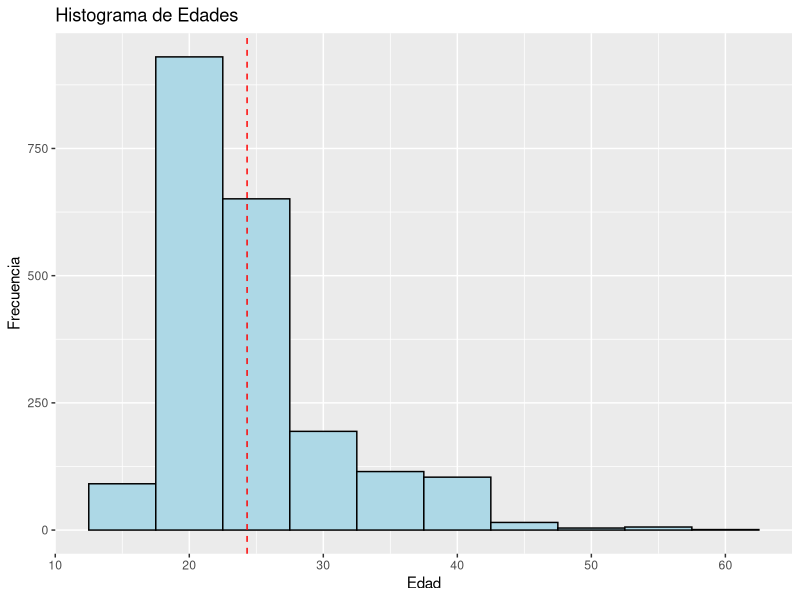
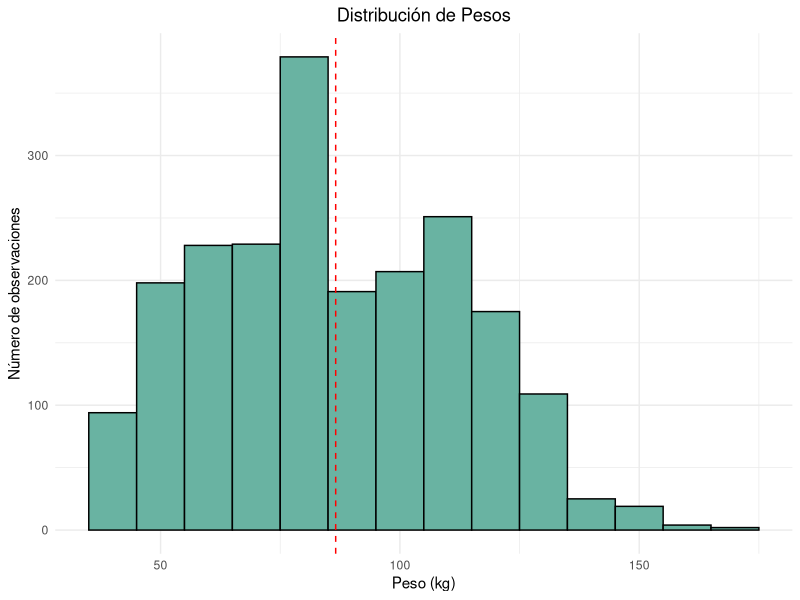
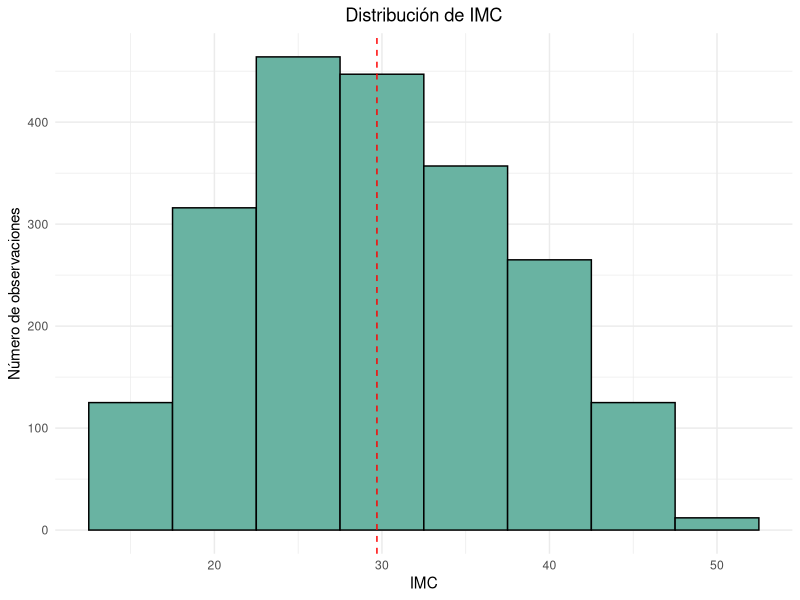
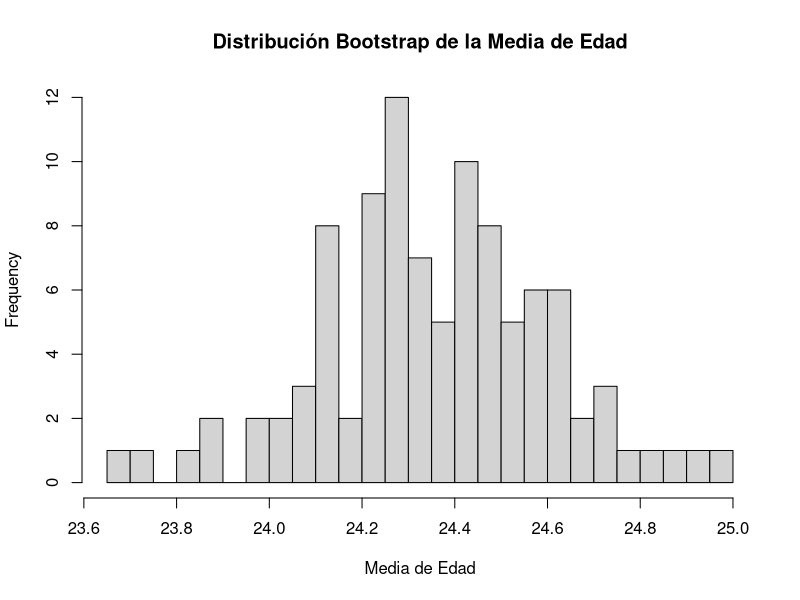
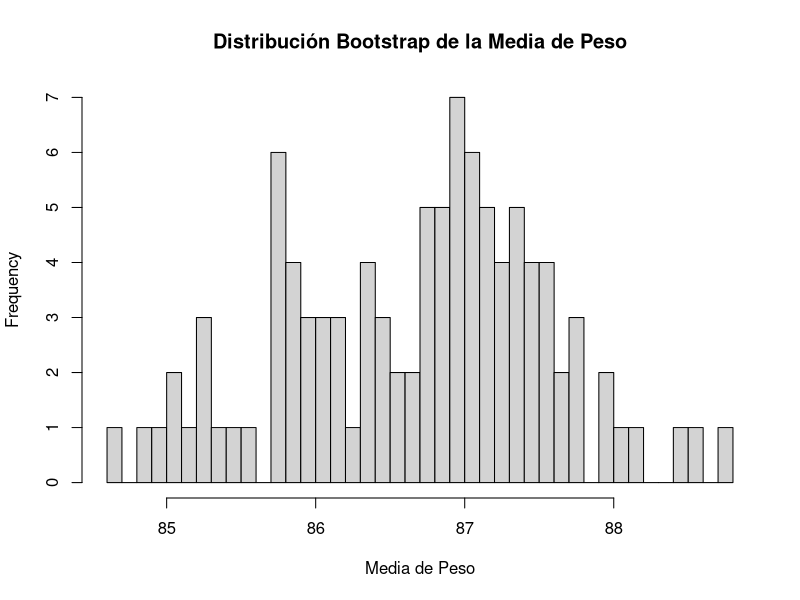
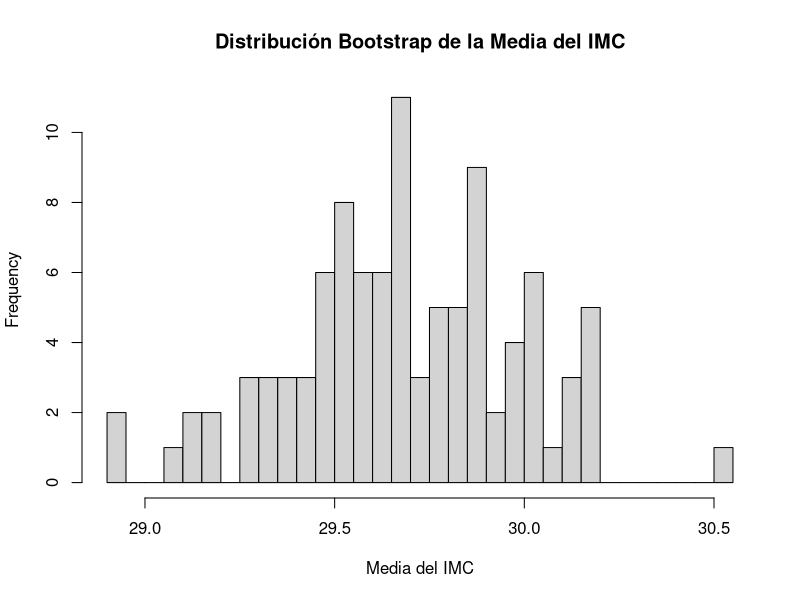
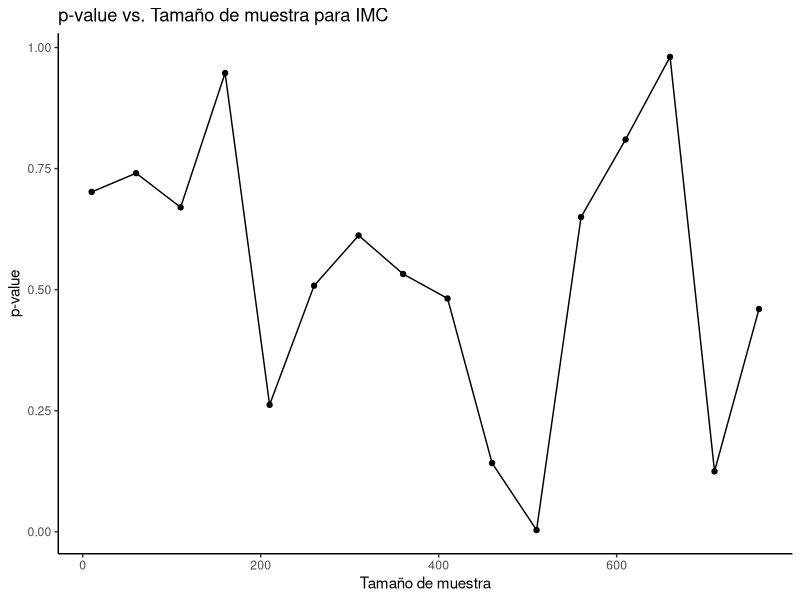
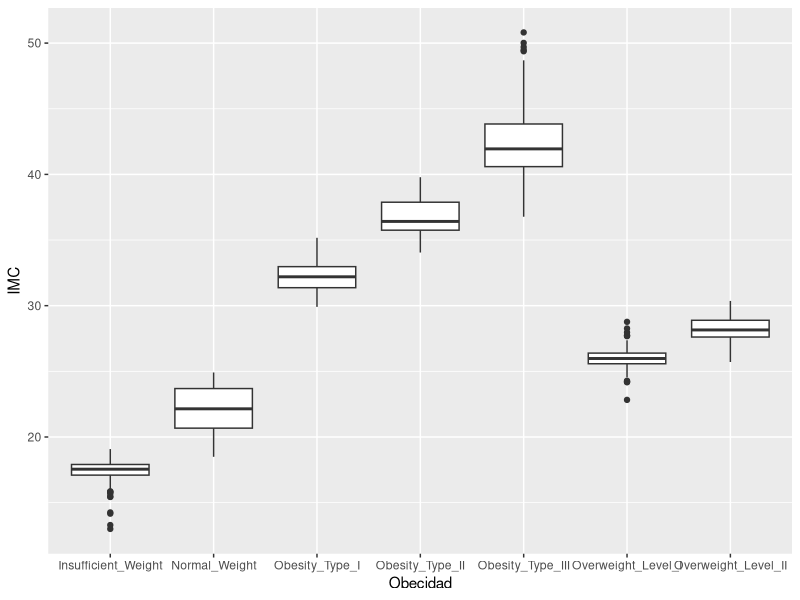

Write the R code that produced these figures, in order.
## ---- chunk 1

#librerias
library(readr)
library(ggplot2)
library(ggpubr)
library(knitr)
library(kableExtra)

## ---- chunk 2

#lectura de los datos
datos <- read_csv("Obesity prediction.csv")
head(datos)

## ---- chunk 3

#graficando la población
ggplot(datos, aes(x = Age)) +
  geom_histogram(binwidth = 5, fill = "lightblue", color = "black") +
  geom_vline(aes(xintercept = mean(Age)), color = "red", linetype = 2) +
  labs(title = "Histograma de Edades", x = "Edad", y = "Frecuencia")

## ---- chunk 4

ggplot(datos, aes(x = Weight)) +
  geom_histogram(binwidth = 10, fill = "#69b3a2", color = "black") +
  geom_vline(aes(xintercept = mean(Weight)), color = "red", linetype = 2) +
  labs(title = "Distribución de Pesos", x = "Peso (kg)", y = "Número de observaciones") +
  theme_minimal() +
  theme(plot.title = element_text(hjust = 0.5))

## ---- chunk 5

ggplot(datos, aes(x = IMC)) +
  geom_histogram(binwidth = 5, fill = "#69b3a2", color = "black") +
  geom_vline(aes(xintercept = mean(IMC)), color = "red", linetype = 2) +
  labs(title = "Distribución de IMC", x = "IMC", y = "Número de observaciones") +
  theme_minimal() +
  theme(plot.title = element_text(hjust = 0.5))

## ---- chunk 6

#Del histograma de IMC parece que la población esta por encima de los valores considerados normales.

# Encontrando la moda de la variable Obesity
moda_obesidad <- names(which.max(table(datos$Obesity)))

## ---- chunk 7

#Estadistica descriptiva

# Media
media_edad_pob <- round(mean(datos$Age), 2)
media_peso_pob <- round(mean(datos$Weight), 2)
media_altura_pob <- round(mean(datos$Height), 2)
media_imc_pob <- round(mean(datos$IMC), 2)

# Mediana
mediana_edad_pob <- round(median(datos$Age), 2)
mediana_peso_pob <- round(median(datos$Weight), 2)
mediana_altura_pob <- round(median(datos$Height), 2)
mediana_imc_pob <- round(median(datos$IMC), 2)

# Moda
moda_edad_pob <- names(which.max(table(datos$Age)))
moda_peso_pob <- names(which.max(table(datos$Weight)))
moda_altura_pob <- names(which.max(table(datos$Height)))
moda_imc_pob <- names(which.max(table(datos$IMC)))
moda_obesidad_pob <- names(which.max(table(datos$Obesity)))

# Desviación estándar
sd_edad_pob <- round(sd(datos$Age), 2)
sd_peso_pob <- round(sd(datos$Weight), 2)
sd_altura_pob <- round(sd(datos$Height), 2)
sd_imc_pob <- round(sd(datos$IMC), 2)


# Mínimo
min_edad_pob <- min(datos$Age)
min_peso_pob <- min(datos$Weight)
min_altura_pob <- min(datos$Height)
min_imc_pob <- min(datos$IMC)

# Máximo
max_edad_pob <- max(datos$Age)
max_peso_pob <- max(datos$Weight)
max_altura_pob <- max(datos$Height)
max_imc_pob <- max(datos$IMC)

# Almacenando la estadistica descriptiva en estadisticas_pob
estadisticas_pob <- data.frame(
  Variable = c("Edad", "Peso", "Altura", "Obesity", "IMC"),
  Media = c(media_edad_pob, media_peso_pob, media_altura_pob, NA, media_imc_pob),
  Mediana = c(mediana_edad_pob, mediana_peso_pob, mediana_altura_pob, NA, mediana_imc_pob),
  Moda = c(moda_edad_pob, moda_peso_pob, moda_altura_pob, moda_obesidad_pob, moda_imc_pob),
  Desviacion_Estandar = c(sd_edad_pob, sd_peso_pob, sd_altura_pob, NA, sd_imc_pob),
  Minimo = c(min_edad_pob, min_peso_pob, min_altura_pob, NA, min_imc_pob),
  Maximo = c(max_edad_pob, max_peso_pob, max_altura_pob, NA, max_imc_pob)
)

# Mostrar la tabla
kable(estadisticas_pob, caption = "Estadísticas Descriptivas") %>%
  kable_styling(bootstrap_options = c("striped", "hover"))

## ---- chunk 8
#MUESTREO

# Tamaño de la muestra
n_muestra <- 800 

# Función para realizar un muestreo bootstrap y calcular la media
bootstrap_media <- function(data, n_muestra) {
  muestra <- sample(data, size = n_muestra, replace = TRUE)
  return(mean(muestra))
}


# Realizar 100 repeticiones del muestreo bootstrap para la edad
media_edad_muestra <- replicate(100, bootstrap_media(datos$Age, n_muestra))

# Realizar 100 repeticiones del muestreo bootstrap para el peso
media_peso_muestra <- replicate(100, bootstrap_media(datos$Weight, n_muestra))

# Realizar 100 repeticiones del muestreo bootstrap para el imc
media_imc_muestra <- replicate(100, bootstrap_media(datos$IMC, n_muestra))

#OBSERVANDO LA MUESTRA

# Histograma de la distribución bootstrap de la media de edad
hist(media_edad_muestra, breaks = 30, main = "Distribución Bootstrap de la Media de Edad", xlab = "Media de Edad")

## ---- chunk 9

# Histograma de la distribución bootstrap de la media de peso
hist(media_peso_muestra, breaks = 30, main = "Distribución Bootstrap de la Media de Peso", xlab = "Media de Peso")

## ---- chunk 10

# Histograma de la distribución bootstrap de la media de imc
hist(media_imc_muestra, breaks = 30, main = "Distribución Bootstrap de la Media del IMC", xlab = "Media del IMC")

## ---- chunk 11

#Analisis de la muestra

#Se realiza la prueba t de la media de la muestra vs la media de toda la población, se espera que el valor de P no sea significativo si el muestreo es adecuado

# Realizar la prueba t
t.test(media_imc_muestra, mu = media_imc_pob)
t.test(media_edad_muestra, mu = media_edad_pob)
t.test(media_peso_muestra, mu = media_peso_pob)
## ---- chunk 12
# Función para realizar pruebas t repetidas para diferentes tamaños de muestra y extraer valores p
p_value_vs_sample_size <- function(data, population_mean, variable, min_size, max_size, step, seed) {
  set.seed(123)
  p_values <- numeric()
  sample_sizes <- seq(min_size, max_size, by = step)
  
  for (n in sample_sizes) {
    sample_means <- replicate(1000, mean(sample(data[[variable]], size = n, replace = TRUE)))
    t_test_result <- t.test(sample_means, mu = population_mean)
    p_values <- c(p_values, t_test_result$p.value)
  }
  
  #data frame para gaficar
  df <- data.frame(sample_size = sample_sizes, p_value = p_values)
  return(df)
}

#IMC
df_imc <- p_value_vs_sample_size(datos, media_imc_pob, "IMC", 10, 800, 50, seed = 123)

# Plotting
ggplot(df_imc, aes(x = sample_size, y = p_value)) +
  geom_line() +
  geom_point() +
  labs(x = "Tamaño de muestra", y = "p-value", title = "p-value vs. Tamaño de muestra para IMC") +
  theme_classic()

## ---- chunk 13

#Obesity vs IMC
# ANOVA
obscvsimc_anova <- aov(IMC ~ Obesity, data = datos)

# Prueba de Tukey
TukeyHSD(obscvsimc_anova)

# Gráfico de caja para visualizar la distribución del IMC por nivel de CALC
ggplot(datos, aes(x = Obesity, y = IMC)) +
  geom_boxplot() +
  labs(x = "Obecidad", y = "IMC")
  
## ---- chunk 14
# ANOVA
caecvsimc_anova <- aov(IMC ~ CAEC, data = datos)

# Prueba de Tukey
TukeyHSD(caecvsimc_anova)

# Gráfico de caja para visualizar la distribución del IMC por nivel de CAEC
ggplot(datos, aes(x = CAEC, y = IMC)) +
  geom_boxplot() +
  labs(x = "Consumo de alimentos entre comidas", y = "IMC")

## ---- chunk 15

#consumo de alcohol vs imc
# ANOVA
calcvsimc_anova <- aov(IMC ~ CALC, data = datos)

# Prueba de Tukey
TukeyHSD(calcvsimc_anova)

# Gráfico de caja para visualizar la distribución del IMC por nivel de CALC
ggplot(datos, aes(x = CALC, y = IMC)) +
  geom_boxplot() +
  labs(x = "Consumo de alcohol", y = "IMC")
  
## ---- chunk 16

#Metodo de transporte vs imc
# ANOVA
imcvsmtrans_anova <- aov(IMC ~ MTRANS, data = datos)

# Prueba de Tukey
TukeyHSD(imcvsmtrans_anova)

# Gráfico de caja para visualizar la distribución del IMC por medio de transporte
ggplot(datos, aes(x = MTRANS, y = IMC)) +
  geom_boxplot() +
  labs(x = "Medio de transporte", y = "IMC")

## ---- chunk 17

# Regresión lineal con múltiples variables
modelo_regresion <- lm(IMC ~ TUE + Age + Gender, data = datos)
summary(modelo_regresion)

#Regresión lineal

# Realizar la regresión lineal
modelo_regresion <- lm(IMC ~ CH2O, data = datos)

# Ver el resumen del modelo
summary(modelo_regresion)

# Gráfico de dispersión con línea de regresión
ggplot(datos, aes(x = CH2O, y = IMC)) +
  geom_point() +
  geom_smooth(method = "lm") +
  labs(x = "Consumo diario de agua (CH2O)", y = "IMC", title = "Relación entre CH2O e IMC")
  
## ---- chunk 18
#correlación

#Numero de comidas principales vs imc
# Calcular la correlación de Pearson
correlacion_ncp_imc <- cor(datos$NCP, datos$IMC)

# Imprimir el resultado
print(paste("La correlación entre fcvc e IMC es:", correlacion_ncp_imc))

ggplot(datos, aes(x = NCP, y = IMC)) +
  geom_point() +
  geom_smooth(method = "lm") +
  labs(x = "Numero de comidas principales", y = "IMC", title = "Relación entre Edad e IMC")

#En el grafico es complicado de observar, quizá por la baja cantidad en cuanto a posibles alimentos y al ruido de los datos generados.
## ---- chunk 19

#prueba t

# Realizar la prueba t para comparar el IMC entre hombres y mujeres
genero_prueba_t <- t.test(IMC ~ Gender, data = datos)

# Imprimir el resultado
print(genero_prueba_t)

# Gráfico de caja para comparar el IMC entre hombres y mujeres
ggplot(datos, aes(x = Gender, y = IMC)) +
  geom_boxplot() +
  labs(x = "Género", y = "IMC")

knitr::opts_chunk$set(echo = TRUE)
